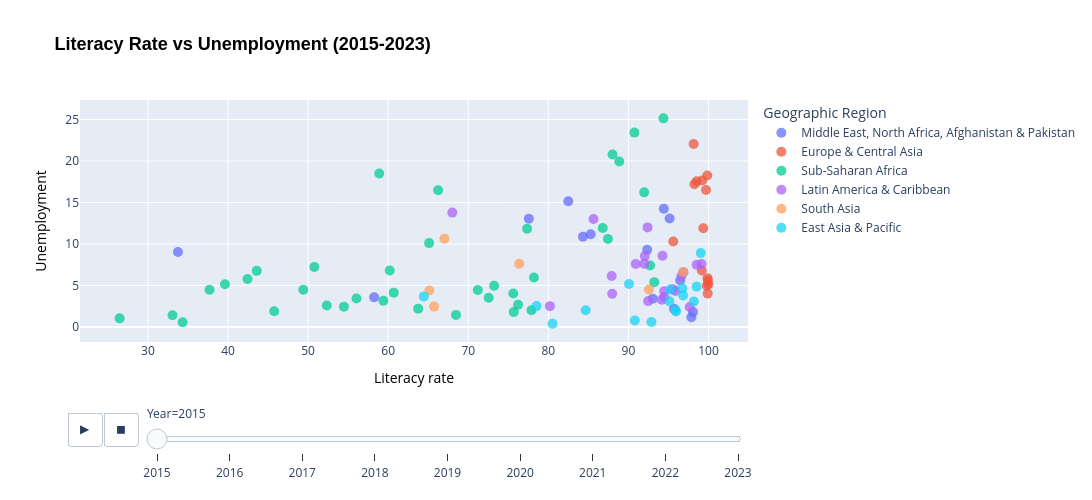

The notebook cell this image was saved under:
### Markdown cell above
### (b) Literacy rate v/s Unemployment 
• ***Visualization Type:-*** ***Scatter plot***   
• ***Purpose:-*** *To analyze the relation between Literacy rate and unemployment in various Geographic regions.*

### Code cell
target_indicators = ["SE.ADT.LITR.ZS","SL.UEM.TOTL.ZS"]
df_scatter = df_filtered[df_filtered["Indicator_code"].isin(target_indicators)]     # Filtering data for the selected iindicators
years = ["2015", "2016", "2017", "2018", "2019", "2020", "2021", "2022", "2023"]
# Reshaping data from wide format to long format
df_long = df_scatter.melt(
    id_vars = ["Economy","Geographic_region","Indicator_code"],
    value_vars = years,
    var_name = "Year",
    value_name = "Value"
).dropna(subset=["Value"])
# Pivoting, so each indicator gets its own column
df_pivot = df_long.pivot_table(
    index=["Economy", "Geographic_region", "Year"],
    columns="Indicator_code",
    values="Value"
).reset_index()
df_pivot = df_pivot.rename(columns={"SE.ADT.LITR.ZS":"Literacy rate","SL.UEM.TOTL.ZS":"Unemployment"}).dropna(subset=["Literacy rate","Unemployment"])

# Creating Scatter plot
fig = px.scatter(
    df_pivot,
    x="Literacy rate",
    y="Unemployment",
    color="Geographic_region",
    animation_frame="Year",         # Adds a playback slider at the bottom
    hover_name="Economy",
    hover_data=["Year"],
    title="<b>Literacy Rate vs Unemployment (2015-2023)</b>",
    labels={
        "Literacy_Rate": "Adult Literacy Rate (% of population)",
        "Unemployment_Rate": "Unemployment (% of total labor force)",
        "Geographic_region": "Geographic Region"
    },               
    opacity=0.75
)
fig.update_traces(marker=dict(size=10))     # Set marker dot size
fig.update_layout(
    title_font=dict(size=18, family="Arial", color="black"),
    xaxis_title_font=dict(size=14, color="black"),
    yaxis_title_font=dict(size=14, color="black"),
    legend_title_font=dict(size=14),
    height=500,
    width=1100
)
fig.show()

### Figure 1 — Plotly figure (JSON) as saved in the notebook; plotly's stock layout.template omitted (floating-point values rounded to 4 significant figures)
{"data": [{"customdata": [["2015"], ["2015"], ["2015"], ["2015"], ["2015"], ["2015"], ["2015"], ["2015"], ["2015"], ["2015"], ["2015"], ["2015"], ["2015"], ["2015"]], "hovertemplate": "<b>%{hovertext}</b><br><br>Geographic Region=Middle East, North Africa, Afghanistan & Pakistan<br>Year=%{customdata[0]}<br>Literacy rate=%{x}<br>Unemployment=%{y}<extra></extra>", "hovertext": ["Afghanistan", "Bahrain", "Egypt, Arab Rep.", "Iran, Islamic Rep.", "Iraq", "Jordan", "Kuwait", "Lebanon", "Oman", "Pakistan", "Saudi Arabia", "Syrian Arab Republic", "Tunisia", "United Arab Emirates"], "legendgroup": "Middle East, North Africa, Afghanistan & Pakistan", "marker": {"color": "#636efa", "opacity": 0.75, "size": 10, "symbol": "circle"}, "mode": "markers", "name": "Middle East, North Africa, Afghanistan & Pakistan", "orientation": "v", "showlegend": true, "type": "scatter", "x": [33.75, 97.86, 77.57, 85.28, 84.32, 95.14, 95.69, 92.34, 93.04, 58.25, 96.46, 94.42, 82.49, 98.07], "xaxis": "x", "y": [9.032, 1.164, 13.05, 11.17, 10.87, 13.07, 2.2, 9.312, 3.403, 3.566, 5.6, 14.24, 15.16, 1.793], "yaxis": "y"}, {"customdata": [["2015"], ["2015"], ["2015"], ["2015"], ["2015"], ["2015"], ["2015"], ["2015"], ["2015"], ["2015"], ["2015"], ["2015"], ["2015"], ["2015"]], "hovertemplate": "<b>%{hovertext}</b><br><br>Geographic Region=Europe & Central Asia<br>Year=%{customdata[0]}<br>Literacy rate=%{x}<br>Unemployment=%{y}<extra></extra>", "hovertext": ["Albania", "Armenia", "Azerbaijan", "Belarus", "Georgia", "Italy", "Montenegro", "Romania", "Russian Federation", "Serbia", "Spain", "Turkiye", "Turkmenistan", "Uzbekistan"], "legendgroup": "Europe & Central Asia", "marker": {"color": "#EF553B", "opacity": 0.75, "size": 10, "symbol": "circle"}, "mode": "markers", "name": "Europe & Central Asia", "orientation": "v", "showlegend": true, "type": "scatter", "x": [98.25, 99.85, 99.79, 99.87, 99.69, 99.35, 98.53, 99.16, 99.93, 99.22, 98.14, 95.6, 99.9, 99.98], "xaxis": "x", "y": [17.19, 18.26, 4.96, 5.881, 16.51, 11.9, 17.55, 6.812, 5.615, 17.66, 22.06, 10.3, 4.016, 5.15], "yaxis": "y"}, {"customdata": [["2015"], ["2015"], ["2015"], ["2015"], ["2015"], ["2015"], ["2015"], ["2015"], ["2015"], ["2015"], ["2015"], ["2015"], ["2015"], ["2015"], ["2015"], ["2015"], ["2015"], ["2015"], ["2015"], ["2015"], ["2015"], ["2015"], ["2015"], ["2015"], ["2015"], ["2015"], ["2015"], ["2015"], ["2015"], ["2015"], ["2015"], ["2015"], ["2015"], ["2015"], ["2015"], ["2015"], ["2015"], ["2015"], ["2015"]], "hovertemplate": "<b>%{hovertext}</b><br><br>Geographic Region=Sub-Saharan Africa<br>Year=%{customdata[0]}<br>Literacy rate=%{x}<br>Unemployment=%{y}<extra></extra>", "hovertext": ["Angola", "Benin", "Burkina Faso", "Burundi", "Cabo Verde", "Cameroon", "Central African Republic", "Chad", "Comoros", "Congo, Dem. Rep.", "Cote d'Ivoire", "Eswatini", "Ethiopia", "Gabon", "Gambia, The", "Ghana", "Guinea", "Guinea-Bissau", "Lesotho", "Madagascar", "Malawi", "Mali", "Mauritania", "Mauritius", "Mozambique", "Namibia", "Niger", "Nigeria", "Rwanda", "Sao Tome and Principe", "Senegal", "Sierra Leone", "Somalia, Fed. Rep.", "South Africa", "Tanzania", "Togo", "Uganda", "Zambia", "Zimbabwe"], "legendgroup": "Sub-Saharan Africa", "marker": {"color": "#00cc96", "opacity": 0.75, "size": 10, "symbol": "circle"}, "mode": "markers", "name": "Sub-Saharan Africa", "orientation": "v", "showlegend": true, "type": "scatter", "x": [66.24, 45.77, 37.69, 68.47, 86.79, 72.55, 42.44, 26.47, 75.62, 71.19, 52.33, 90.75, 54.47, 88.86, 50.78, 60.2, 39.62, 59.41, 91.97, 75.69, 73.23, 33.07, 65.11, 92.71, 56.04, 88.02, 34.33, 60.69, 77.34, 87.44, 43.59, 49.4, 58.89, 94.37, 77.89, 63.75, 76.22, 78.2, 93.23], "xaxis": "x", "y": [16.47, 1.886, 4.472, 1.449, 11.92, 3.518, 5.775, 1.032, 4.031, 4.441, 2.573, 23.43, 2.442, 19.94, 7.226, 6.806, 5.15, 3.168, 16.22, 1.785, 4.953, 1.404, 10.1, 7.41, 3.426, 20.79, 0.556, 4.134, 11.83, 10.59, 6.757, 4.483, 18.5, 25.15, 2.009, 2.204, 2.681, 5.951, 5.399], "yaxis": "y"}, {"customdata": [["2015"], ["2015"], ["2015"], ["2015"], ["2015"], ["2015"], ["2015"], ["2015"], ["2015"], ["2015"], ["2015"], ["2015"], ["2015"], ["2015"], ["2015"], ["2015"], ["2015"], ["2015"], ["2015"], ["2015"], ["2015"]], "hovertemplate": "<b>%{hovertext}</b><br><br>Geographic Region=Latin America & Caribbean<br>Year=%{customdata[0]}<br>Literacy rate=%{x}<br>Unemployment=%{y}<extra></extra>", "hovertext": ["Argentina", "Belize", "Bolivia", "Brazil", "Chile", "Colombia", "Cuba", "Dominican Republic", "Ecuador", "El Salvador", "Guatemala", "Guyana", "Haiti", "Honduras", "Mexico", "Panama", "Paraguay", "Peru", "Puerto Rico (US)", "Uruguay", "Venezuela, RB"], "legendgroup": "Latin America & Caribbean", "marker": {"color": "#ab63fa", "opacity": 0.75, "size": 10, "symbol": "circle"}, "mode": "markers", "name": "Latin America & Caribbean", "orientation": "v", "showlegend": true, "type": "scatter", "x": [99.14, 90.92, 92.46, 92.05, 96.87, 94.25, 97.65, 91.99, 94.46, 87.97, 80.2, 85.64, 68.01, 87.91, 94.47, 95.86, 95.55, 94.16, 92.39, 98.52, 96.61], "xaxis": "x", "y": [7.577, 7.578, 3.111, 8.538, 6.605, 8.572, 2.4, 7.605, 3.616, 3.998, 2.506, 13.01, 13.79, 6.147, 4.311, 4.335, 4.556, 3.272, 12.0, 7.488, 6.139], "yaxis": "y"}, {"customdata": [["2015"], ["2015"], ["2015"], ["2015"], ["2015"], ["2015"]], "hovertemplate": "<b>%{hovertext}</b><br><br>Geographic Region=South Asia<br>Year=%{customdata[0]}<br>Literacy rate=%{x}<br>Unemployment=%{y}<extra></extra>", "hovertext": ["Bangladesh", "Bhutan", "India", "Maldives", "Nepal", "Sri Lanka"], "legendgroup": "South Asia", "marker": {"color": "#FFA15A", "opacity": 0.75, "size": 10, "symbol": "circle"}, "mode": "markers", "name": "South Asia", "orientation": "v", "showlegend": true, "type": "scatter", "x": [65.14, 65.73, 76.36, 96.82, 67.03, 92.55], "xaxis": "x", "y": [4.397, 2.45, 7.629, 6.611, 10.64, 4.519], "yaxis": "y"}, {"customdata": [["2015"], ["2015"], ["2015"], ["2015"], ["2015"], ["2015"], ["2015"], ["2015"], ["2015"], ["2015"], ["2015"], ["2015"], ["2015"], ["2015"], ["2015"], ["2015"]], "hovertemplate": "<b>%{hovertext}</b><br><br>Geographic Region=East Asia & Pacific<br>Year=%{customdata[0]}<br>Literacy rate=%{x}<br>Unemployment=%{y}<extra></extra>", "hovertext": ["Cambodia", "China", "Indonesia", "Lao PDR", "Malaysia", "Mongolia", "Myanmar", "Papua New Guinea", "Philippines", "Samoa", "Singapore", "Thailand", "Timor-Leste", "Tonga", "Vanuatu", "Viet Nam"], "legendgroup": "East Asia & Pacific", "marker": {"color": "#19d3f3", "opacity": 0.75, "size": 10, "symbol": "circle"}, "mode": "markers", "name": "East Asia & Pacific", "orientation": "v", "showlegend": true, "type": "scatter", "x": [80.53, 96.74, 95.22, 84.66, 95.11, 98.52, 90.8, 78.53, 98.18, 99.03, 96.83, 92.87, 64.45, 95.89, 90.08, 95.94], "xaxis": "x", "y": [0.393, 4.65, 4.514, 2.006, 3.1, 4.861, 0.766, 2.507, 3.068, 8.901, 3.79, 0.597, 3.678, 2.022, 5.168, 1.848], "yaxis": "y"}], "layout": {"height": 500, "legend": {"title": {"font": {"size": 14}, "text": "Geographic Region"}, "tracegroupgap": 0}, "sliders": [{"active": 0, "currentvalue": {"prefix": "Year="}, "len": 0.9, "pad": {"b": 10, "t": 60}, "steps": [{"args": [["2015"], {"frame": {"duration": 0, "redraw": false}, "fromcurrent": true, "mode": "immediate", "transition": {"duration": 0, "easing": "linear"}}], "label": "2015", "method": "animate"}, {"args": [["2016"], {"frame": {"duration": 0, "redraw": false}, "fromcurrent": true, "mode": "immediate", "transition": {"duration": 0, "easing": "linear"}}], "label": "2016", "method": "animate"}, {"args": [["2017"], {"frame": {"duration": 0, "redraw": false}, "fromcurrent": true, "mode": "immediate", "transition": {"duration": 0, "easing": "linear"}}], "label": "2017", "method": "animate"}, {"args": [["2018"], {"frame": {"duration": 0, "redraw": false}, "fromcurrent": true, "mode": "immediate", "transition": {"duration": 0, "easing": "linear"}}], "label": "2018", "method": "animate"}, {"args": [["2019"], {"frame": {"duration": 0, "redraw": false}, "fromcurrent": true, "mode": "immediate", "transition": {"duration": 0, "easing": "linear"}}], "label": "2019", "method": "animate"}, {"args": [["2020"], {"frame": {"duration": 0, "redraw": false}, "fromcurrent": true, "mode": "immediate", "transition": {"duration": 0, "easing": "linear"}}], "label": "2020", "method": "animate"}, {"args": [["2021"], {"frame": {"duration": 0, "redraw": false}, "fromcurrent": true, "mode": "immediate", "transition": {"duration": 0, "easing": "linear"}}], "label": "2021", "method": "animate"}, {"args": [["2022"], {"frame": {"duration": 0, "redraw": false}, "fromcurrent": true, "mode": "immediate", "transition": {"duration": 0, "easing": "linear"}}], "label": "2022", "method": "animate"}, {"args": [["2023"], {"frame": {"duration": 0, "redraw": false}, "fromcurrent": true, "mode": "immediate", "transition": {"duration": 0, "easing": "linear"}}], "label": "2023", "method": "animate"}], "x": 0.1, "xanchor": "left", "y": 0, "yanchor": "top"}], "title": {"font": {"color": "black", "family": "Arial", "size": 18}, "text": "<b>Literacy Rate vs Unemployment (2015-2023)</b>"}, "updatemenus": [{"buttons": [{"args": [null, {"frame": {"duration": 500, "redraw": false}, "fromcurrent": true, "mode": "immediate", "transition": {"duration": 500, "easing": "linear"}}], "label": "&#9654;", "method": "animate"}, {"args": [[null], {"frame": {"duration": 0, "redraw": false}, "fromcurrent": true, "mode": "immediate", "transition": {"duration": 0, "easing": "linear"}}], "label": "&#9724;", "method": "animate"}], "direction": "left", "pad": {"r": 10, "t": 70}, "showactive": false, "type": "buttons", "x": 0.1, "xanchor": "right", "y": 0, "yanchor": "top"}], "width": 1100, "xaxis": {"anchor": "y", "domain": [0, 1], "title": {"font": {"color": "black", "size": 14}, "text": "Literacy rate"}}, "yaxis": {"anchor": "x", "domain": [0, 1], "title": {"font": {"color": "black", "size": 14}, "text": "Unemployment"}}}}
